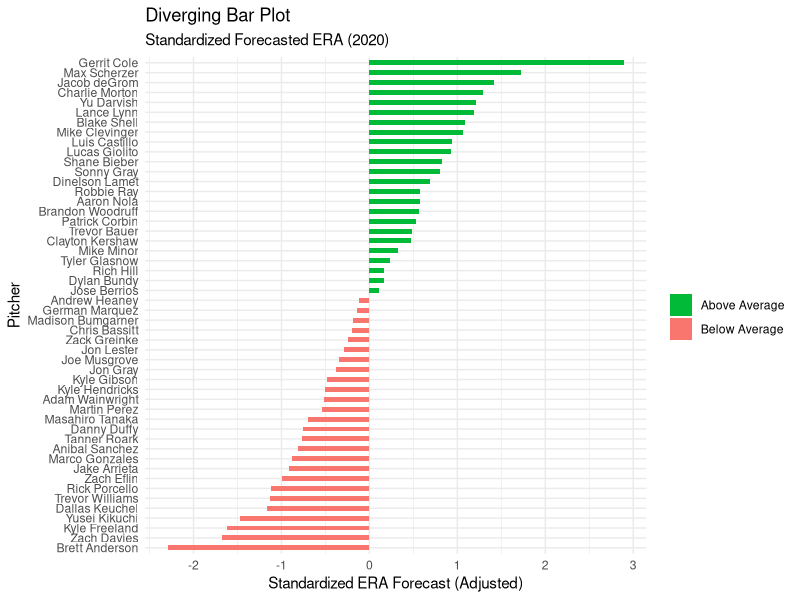
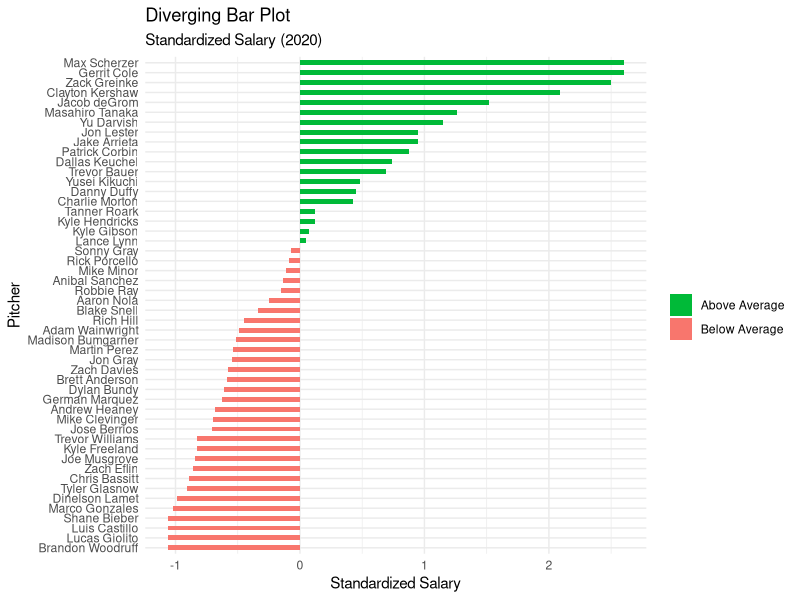
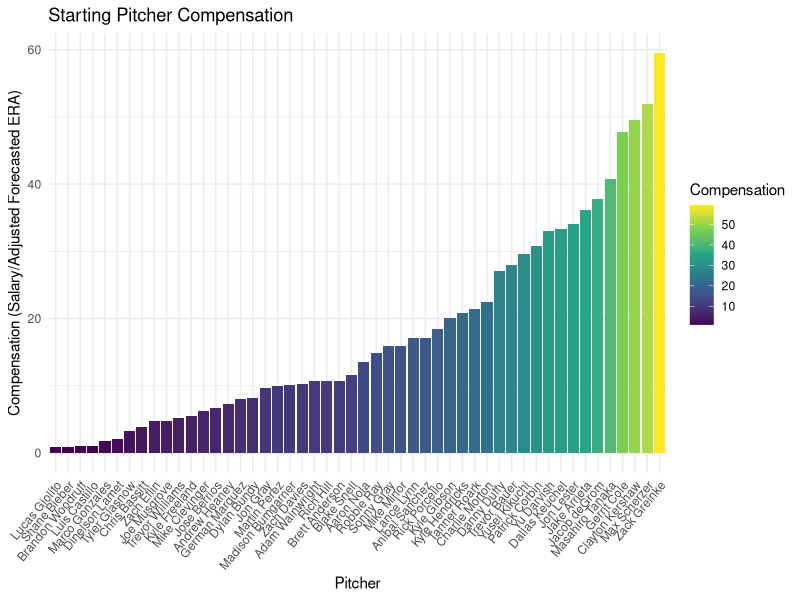

Write the R code that produced these figures, in order.
## ---- chunk 1
knitr::opts_chunk$set(echo = TRUE)
library(tidyverse)
## ---- chunk 2
pitchers <- read_csv("Final Mega Summary.csv")

custom_mod <- lm(data = pitchers, 
                  ERA_t1 ~ spin_rate + G + SO + K_percent + 
                    ERA:hard_hit_percent + ERA:barrel_percent + luck_adj_ERA)
## ---- chunk 3
pitchers_2019 <- pitchers %>%
  filter(Year == 2019) %>%
  arrange(desc(salary_t1)) %>%
  head(50) %>%
  select(Pitcher, Year, W, L, G, ERA, spin_rate, SO, BB, K_percent, 
         hard_hit_percent, barrel_percent, luck_adj_ERA, ERA_t1, salary_t1)

custom_mod <- lm(data = pitchers, 
                  ERA_t1 ~ spin_rate + G + SO + K_percent + 
                    ERA:hard_hit_percent + ERA:barrel_percent + luck_adj_ERA)

custom_pred <- predict(custom_mod, pitchers_2019, type = "response")

pitchers_2019 <- cbind(pitchers_2019, custom_pred)

normalize_salary <- function(x) {
    (x - min(pitchers_2019$salary_t1)) / (max(pitchers_2019$salary_t1) - min(pitchers_2019$salary_t1))
}

normalize_ERA <- function(x) {
    (x - min(pitchers_2019$custom_pred)) / (max(pitchers_2019$custom_pred) - min(pitchers_2019$custom_pred))
  }


pitchers_2019 <- pitchers_2019 %>%
  mutate(`Standardized Forecasted Adjusted ERA` = -scale(custom_pred)) %>%
  mutate(`Standardized Salary` = scale(salary_t1)) %>%
  mutate(`Normalized Forecasted Adjusted ERA` = normalize_ERA(custom_pred)) %>%
  mutate(`Compensation` = ((salary_t1)/(10 -custom_pred))/100000)

pitchers_2019 <- pitchers_2019 %>%
  mutate(`Standardized Forecasted Adjusted ERA` = format(round(`Standardized Forecasted Adjusted ERA`, 2), nsmall = 2)) %>%
  mutate(`Standardized Salary` = format(round(`Standardized Salary`, 2), nsmall = 2))

pitchers_2019 <- pitchers_2019 %>%
  mutate(`Standardized Forecasted Adjusted ERA` = as.numeric(`Standardized Forecasted Adjusted ERA`)) %>%
  mutate(`Standardized Salary` = as.numeric(`Standardized Salary`))

pitchers_2019$ERA_type <- ifelse(pitchers_2019$`Standardized Forecasted Adjusted ERA` < 0, "below", "above")

pitchers_2019$salary_type <- ifelse(pitchers_2019$`Standardized Salary` < 0, "below", "above")
## ---- chunk 4
ggplot(pitchers_2019, aes(x = reorder(Pitcher, `Standardized Forecasted Adjusted ERA`),
                          y = `Standardized Forecasted Adjusted ERA`,
                          label = `Standardized Forecasted Adjusted ERA`)) + 
  geom_bar(stat = 'identity', aes(fill = ERA_type), width = .5)  +
  scale_fill_manual(name = " ", 
                    labels = c("Above Average", "Below Average"), 
                    values = c("above"="#00ba38", "below"="#f8766d")) + 
  labs(subtitle = "Standardized Forecasted ERA (2020)", 
       title =  "Diverging Bar Plot",
       x = "Pitcher",
       y = "Standardized ERA Forecast (Adjusted)") + 
  coord_flip() +
  theme_minimal()
## ---- chunk 5
ggplot(pitchers_2019, aes(x = reorder(Pitcher, `Standardized Salary`),
                          y = `Standardized Salary`,
                          label = `Standardized Salary`)) + 
  geom_bar(stat = 'identity', aes(fill = salary_type), width = .5)  +
  scale_fill_manual(name = " ", 
                    labels = c("Above Average", "Below Average"), 
                    values = c("above"="#00ba38", "below"="#f8766d")) + 
  labs(subtitle = "Standardized Salary (2020)", 
       title =  "Diverging Bar Plot",
       x = "Pitcher",
       y = "Standardized Salary") + 
  coord_flip() +
  theme_minimal()
## ---- chunk 6
ggplot(pitchers_2019, aes(x = reorder(Pitcher, Compensation),
                          y = Compensation,
                          label = Compensation)) + 
  geom_col(aes(fill = Compensation)) +
  scale_fill_continuous(type = "viridis") +
  scale_x_discrete(guide = guide_axis(angle = 50)) +
  labs(title =  "Starting Pitcher Compensation",
       x = "Pitcher",
       y = "Compensation (Salary/Adjusted Forecasted ERA)") + 
  theme_minimal()
